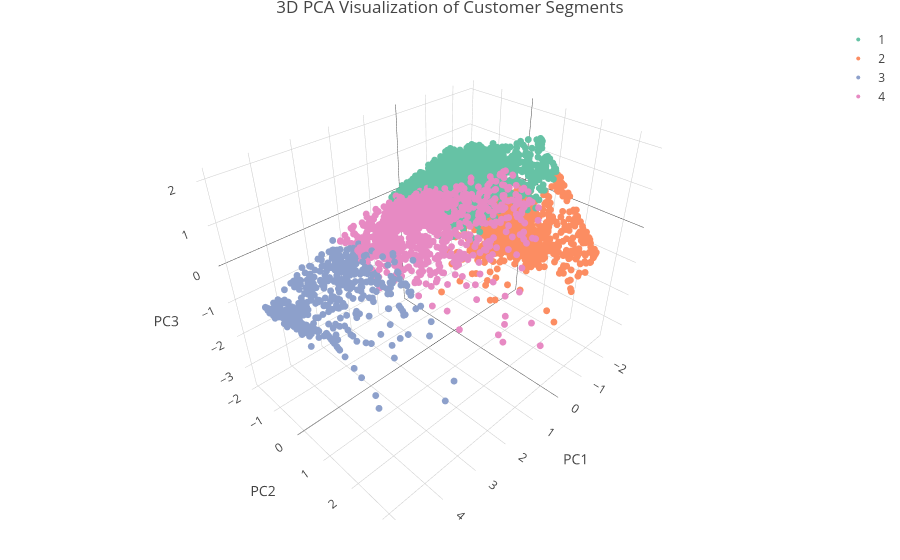

Notebook code cell kept with this figure:
### Code cell
plot_ly(
  pca_3d,
  x = ~PC1,
  y = ~PC2,
  z = ~PC3,
  color = ~Cluster,
  type = "scatter3d",
  mode = "markers",
  marker = list(
    size = 4
  )
) %>%
  layout(
    title = "3D PCA Visualization of Customer Segments",
    scene = list(
      xaxis = list(title = "PC1"),
      yaxis = list(title = "PC2"),
      zaxis = list(title = "PC3")
    )
  )

### Figure 1 — Plotly figure (JSON) as saved in the notebook; plotly's stock layout.template omitted (floating-point values rounded to 4 significant figures; data arrays with more than 128 entries replaced by an {"elided": "..."} marker saying what was removed)
{"data": [{"x": {"elided": "1849 float values"}, "y": {"elided": "1849 float values"}, "z": {"elided": "1849 float values"}, "mode": "markers", "marker": {"color": "rgba(102,194,165,1)", "size": 4, "line": {"color": "rgba(102,194,165,1)"}}, "type": "scatter3d", "name": "1", "textfont": {"color": "rgba(102,194,165,1)"}, "error_y": {"color": "rgba(102,194,165,1)"}, "error_x": {"color": "rgba(102,194,165,1)"}, "line": {"color": "rgba(102,194,165,1)"}}, {"x": {"elided": "1007 float values"}, "y": {"elided": "1007 float values"}, "z": {"elided": "1007 float values"}, "mode": "markers", "marker": {"color": "rgba(252,141,98,1)", "size": 4, "line": {"color": "rgba(252,141,98,1)"}}, "type": "scatter3d", "name": "2", "textfont": {"color": "rgba(252,141,98,1)"}, "error_y": {"color": "rgba(252,141,98,1)"}, "error_x": {"color": "rgba(252,141,98,1)"}, "line": {"color": "rgba(252,141,98,1)"}}, {"x": {"elided": "585 float values"}, "y": {"elided": "585 float values"}, "z": {"elided": "585 float values"}, "mode": "markers", "marker": {"color": "rgba(141,160,203,1)", "size": 4, "line": {"color": "rgba(141,160,203,1)"}}, "type": "scatter3d", "name": "3", "textfont": {"color": "rgba(141,160,203,1)"}, "error_y": {"color": "rgba(141,160,203,1)"}, "error_x": {"color": "rgba(141,160,203,1)"}, "line": {"color": "rgba(141,160,203,1)"}}, {"x": {"elided": "897 float values"}, "y": {"elided": "897 float values"}, "z": {"elided": "897 float values"}, "mode": "markers", "marker": {"color": "rgba(231,138,195,1)", "size": 4, "line": {"color": "rgba(231,138,195,1)"}}, "type": "scatter3d", "name": "4", "textfont": {"color": "rgba(231,138,195,1)"}, "error_y": {"color": "rgba(231,138,195,1)"}, "error_x": {"color": "rgba(231,138,195,1)"}, "line": {"color": "rgba(231,138,195,1)"}}], "layout": {"margin": {"b": 40, "l": 60, "t": 25, "r": 10}, "title": "3D PCA Visualization of Customer Segments", "scene": {"xaxis": {"title": "PC1"}, "yaxis": {"title": "PC2"}, "zaxis": {"title": "PC3"}}, "hovermode": "closest", "showlegend": true}}
